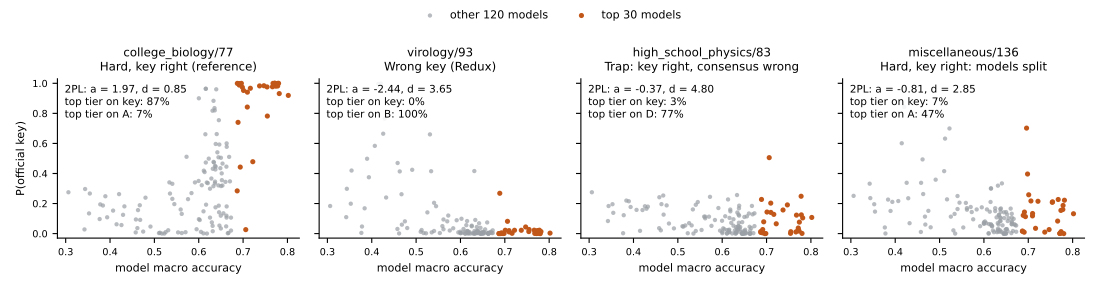

Source code (Python):
"""Figure for the usage scenarios (Section 6): the inspector's P(key)-vs-accuracy strip plot
for four questions that IRT scores alike but that the tool's evidence tells apart.

Run from the repo root:  python report/fig_scenarios.py
Output: report/fig_scenarios.pdf
"""
import matplotlib
matplotlib.use("Agg")
import matplotlib.pyplot as plt
import numpy as np
import pandas as pd

q = pd.read_parquet("data/processed/questions.parquet")
s = pd.read_parquet("data/processed/scores.parquet")
ms = pd.read_csv("data/processed/model_scores.csv")
P = np.load("data/processed/probs.npz", allow_pickle=True)["probs"]
d = q.merge(s, on="qid")
acc, top = ms.macro_acc.values, ms.top_tier.values
picks = P.argmax(axis=2)

PANELS = [
    ("college_biology/77", "Hard, key right (reference)"),
    ("virology/93", "Wrong key (Redux)"),
    ("high_school_physics/83", "Trap: key right, consensus wrong"),
    ("miscellaneous/136", "Hard, key right: models split"),
]
GRAY, ACCENT = "#9aa0a6", "#c2571a"

fig, axes = plt.subplots(1, 4, figsize=(11, 2.9), sharey=True)
for ax, (qid, title) in zip(axes, PANELS):
    j = int(np.where(d.qid == qid)[0][0])
    r = d.iloc[j]
    pk = P[:, j, r.gold]
    ax.scatter(acc[~top], pk[~top], s=10, color=GRAY, alpha=0.7, lw=0, label="other 120 models")
    ax.scatter(acc[top], pk[top], s=14, color=ACCENT, lw=0, label="top 30 models")
    tv = np.bincount(picks[top, j], minlength=4) / top.sum()
    alt = int(r.consensus_alt)
    ax.set_title(f"{qid}\n{title}", fontsize=8.5)
    ax.text(0.03, 0.97,
            f"2PL: a = {r.irt_a:.2f}, d = {r.irt_d:.2f}\n"
            f"top tier on key: {tv[r.gold]:.0%}\n"
            f"top tier on {'ABCD'[alt]}: {tv[alt]:.0%}",
            transform=ax.transAxes, va="top", fontsize=7.5,
            bbox=dict(boxstyle="round,pad=0.25", fc="white", ec="none", alpha=0.85))
    ax.set_xlabel("model macro accuracy", fontsize=8)
    ax.set_ylim(-0.03, 1.03)
    ax.tick_params(labelsize=7)
    for sp in ("top", "right"):
        ax.spines[sp].set_visible(False)
axes[0].set_ylabel("P(official key)", fontsize=8)
h, l = axes[0].get_legend_handles_labels()
fig.legend(h, l, loc="upper center", ncol=2, fontsize=8, frameon=False)
fig.tight_layout(rect=(0, 0, 1, 0.9))
fig.savefig("report/fig_scenarios.pdf")
print("saved report/fig_scenarios.pdf")
